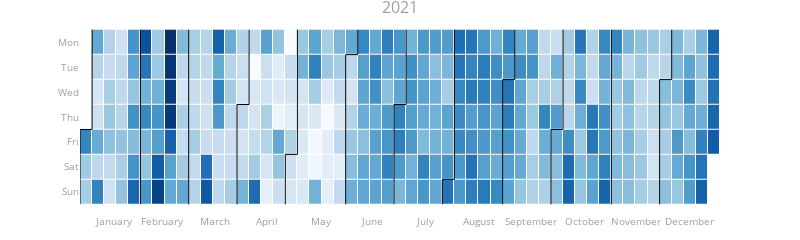

This figure's notebook cell:
### Code cell
# Lets create an interactive plot using calplot to see the distribution of cancelled flights by date
from plotly_calplot import calplot

cancelled_flights = flights_2021.groupby("FlightDate")["Cancelled"].mean()
fig = calplot(cancelled_flights.apply(np.log).reset_index(), x="FlightDate", y="Cancelled", colorscale="blues",
               years_title=True, month_lines_width=1, month_lines_color="black")
fig.show()

### Figure 1 — Plotly figure (JSON) as saved in the notebook; plotly's stock layout.template omitted (floating-point values rounded to 4 significant figures; data arrays with more than 128 entries replaced by an {"elided": "..."} marker saying what was removed)
{"data": [{"colorscale": [[0, "rgb(247,251,255)"], [0.125, "rgb(222,235,247)"], [0.25, "rgb(198,219,239)"], [0.375, "rgb(158,202,225)"], [0.5, "rgb(107,174,214)"], [0.625, "rgb(66,146,198)"], [0.75, "rgb(33,113,181)"], [0.875, "rgb(8,81,156)"], [1, "rgb(8,48,107)"]], "customdata": {"elided": "365x2 str values"}, "hovertemplate": "%{customdata[0]} <br>%{customdata[1]}=%{z} <br>Week=%{x}", "name": "2021", "showscale": false, "type": "heatmap", "x": {"elided": "365 int values"}, "xaxis": "x", "xgap": 1, "y": {"elided": "365 int values"}, "yaxis": "y", "ygap": 1, "z": {"elided": "365 float values"}}, {"hoverinfo": "skip", "line": {"color": "black", "width": 1}, "mode": "lines", "type": "scatter", "x": [-0.5, -0.5], "xaxis": "x", "y": [3.5, 6.5], "yaxis": "y"}, {"hoverinfo": "skip", "line": {"color": "black", "width": 1}, "mode": "lines", "type": "scatter", "x": [-0.5, 0.5], "xaxis": "x", "y": [3.5, 3.5], "yaxis": "y"}, {"hoverinfo": "skip", "line": {"color": "black", "width": 1}, "mode": "lines", "type": "scatter", "x": [0.5, 0.5], "xaxis": "x", "y": [3.5, -0.5], "yaxis": "y"}, {"hoverinfo": "skip", "line": {"color": "black", "width": 1}, "mode": "lines", "type": "scatter", "x": [4.5, 4.5], "xaxis": "x", "y": [-0.5, 6.5], "yaxis": "y"}, {"hoverinfo": "skip", "line": {"color": "black", "width": 1}, "mode": "lines", "type": "scatter", "x": [8.5, 8.5], "xaxis": "x", "y": [-0.5, 6.5], "yaxis": "y"}, {"hoverinfo": "skip", "line": {"color": "black", "width": 1}, "mode": "lines", "type": "scatter", "x": [12.5, 12.5], "xaxis": "x", "y": [2.5, 6.5], "yaxis": "y"}, {"hoverinfo": "skip", "line": {"color": "black", "width": 1}, "mode": "lines", "type": "scatter", "x": [12.5, 13.5], "xaxis": "x", "y": [2.5, 2.5], "yaxis": "y"}, {"hoverinfo": "skip", "line": {"color": "black", "width": 1}, "mode": "lines", "type": "scatter", "x": [13.5, 13.5], "xaxis": "x", "y": [2.5, -0.5], "yaxis": "y"}, {"hoverinfo": "skip", "line": {"color": "black", "width": 1}, "mode": "lines", "type": "scatter", "x": [16.5, 16.5], "xaxis": "x", "y": [4.5, 6.5], "yaxis": "y"}, {"hoverinfo": "skip", "line": {"color": "black", "width": 1}, "mode": "lines", "type": "scatter", "x": [16.5, 17.5], "xaxis": "x", "y": [4.5, 4.5], "yaxis": "y"}, {"hoverinfo": "skip", "line": {"color": "black", "width": 1}, "mode": "lines", "type": "scatter", "x": [17.5, 17.5], "xaxis": "x", "y": [4.5, -0.5], "yaxis": "y"}, {"hoverinfo": "skip", "line": {"color": "black", "width": 1}, "mode": "lines", "type": "scatter", "x": [21.5, 21.5], "xaxis": "x", "y": [0.5, 6.5], "yaxis": "y"}, {"hoverinfo": "skip", "line": {"color": "black", "width": 1}, "mode": "lines", "type": "scatter", "x": [21.5, 22.5], "xaxis": "x", "y": [0.5, 0.5], "yaxis": "y"}, {"hoverinfo": "skip", "line": {"color": "black", "width": 1}, "mode": "lines", "type": "scatter", "x": [22.5, 22.5], "xaxis": "x", "y": [0.5, -0.5], "yaxis": "y"}, {"hoverinfo": "skip", "line": {"color": "black", "width": 1}, "mode": "lines", "type": "scatter", "x": [25.5, 25.5], "xaxis": "x", "y": [2.5, 6.5], "yaxis": "y"}, {"hoverinfo": "skip", "line": {"color": "black", "width": 1}, "mode": "lines", "type": "scatter", "x": [25.5, 26.5], "xaxis": "x", "y": [2.5, 2.5], "yaxis": "y"}, {"hoverinfo": "skip", "line": {"color": "black", "width": 1}, "mode": "lines", "type": "scatter", "x": [26.5, 26.5], "xaxis": "x", "y": [2.5, -0.5], "yaxis": "y"}, {"hoverinfo": "skip", "line": {"color": "black", "width": 1}, "mode": "lines", "type": "scatter", "x": [29.5, 29.5], "xaxis": "x", "y": [5.5, 6.5], "yaxis": "y"}, {"hoverinfo": "skip", "line": {"color": "black", "width": 1}, "mode": "lines", "type": "scatter", "x": [29.5, 30.5], "xaxis": "x", "y": [5.5, 5.5], "yaxis": "y"}, {"hoverinfo": "skip", "line": {"color": "black", "width": 1}, "mode": "lines", "type": "scatter", "x": [30.5, 30.5], "xaxis": "x", "y": [5.5, -0.5], "yaxis": "y"}, {"hoverinfo": "skip", "line": {"color": "black", "width": 1}, "mode": "lines", "type": "scatter", "x": [34.5, 34.5], "xaxis": "x", "y": [1.5, 6.5], "yaxis": "y"}, {"hoverinfo": "skip", "line": {"color": "black", "width": 1}, "mode": "lines", "type": "scatter", "x": [34.5, 35.5], "xaxis": "x", "y": [1.5, 1.5], "yaxis": "y"}, {"hoverinfo": "skip", "line": {"color": "black", "width": 1}, "mode": "lines", "type": "scatter", "x": [35.5, 35.5], "xaxis": "x", "y": [1.5, -0.5], "yaxis": "y"}, {"hoverinfo": "skip", "line": {"color": "black", "width": 1}, "mode": "lines", "type": "scatter", "x": [38.5, 38.5], "xaxis": "x", "y": [3.5, 6.5], "yaxis": "y"}, {"hoverinfo": "skip", "line": {"color": "black", "width": 1}, "mode": "lines", "type": "scatter", "x": [38.5, 39.5], "xaxis": "x", "y": [3.5, 3.5], "yaxis": "y"}, {"hoverinfo": "skip", "line": {"color": "black", "width": 1}, "mode": "lines", "type": "scatter", "x": [39.5, 39.5], "xaxis": "x", "y": [3.5, -0.5], "yaxis": "y"}, {"hoverinfo": "skip", "line": {"color": "black", "width": 1}, "mode": "lines", "type": "scatter", "x": [43.5, 43.5], "xaxis": "x", "y": [-0.5, 6.5], "yaxis": "y"}, {"hoverinfo": "skip", "line": {"color": "black", "width": 1}, "mode": "lines", "type": "scatter", "x": [47.5, 47.5], "xaxis": "x", "y": [1.5, 6.5], "yaxis": "y"}, {"hoverinfo": "skip", "line": {"color": "black", "width": 1}, "mode": "lines", "type": "scatter", "x": [47.5, 48.5], "xaxis": "x", "y": [1.5, 1.5], "yaxis": "y"}, {"hoverinfo": "skip", "line": {"color": "black", "width": 1}, "mode": "lines", "type": "scatter", "x": [48.5, 48.5], "xaxis": "x", "y": [1.5, -0.5], "yaxis": "y"}], "layout": {"annotations": [{"font": {"size": 16}, "showarrow": false, "text": "2021", "x": 0.5, "xanchor": "center", "xref": "paper", "y": 1, "yanchor": "bottom", "yref": "paper"}], "font": {"color": "#9e9e9e", "size": 10}, "height": 150, "margin": {"b": 20, "t": 20}, "plot_bgcolor": "#fff", "showlegend": false, "title": {"text": ""}, "width": 800, "xaxis": {"anchor": "y", "domain": [0, 1], "showgrid": false, "showline": false, "tickmode": "array", "ticktext": ["January", "February", "March", "April", "May", "June", "July", "August", "September", "October", "November", "December"], "tickvals": [2.286, 6.286, 10.71, 15, 19.43, 23.71, 28.14, 32.57, 36.86, 41.29, 45.57, 50], "zeroline": false}, "yaxis": {"anchor": "x", "autorange": "reversed", "domain": [0, 1], "showgrid": false, "showline": false, "tickmode": "array", "ticktext": ["Mon", "Tue", "Wed", "Thu", "Fri", "Sat", "Sun"], "tickvals": [0, 1, 2, 3, 4, 5, 6], "zeroline": false}}}
